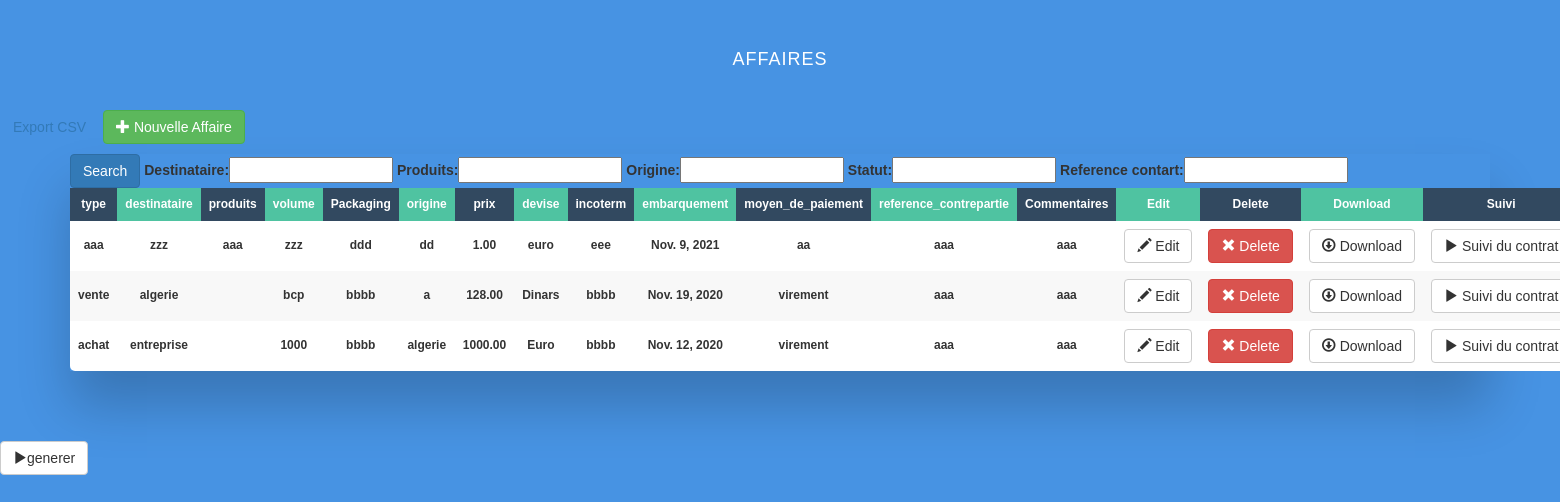
The app's page /affaires/affaires/ with its own data.
### affaires/models.py (models this page shows)
class Affaires(models.Model):
    type                   = models.CharField(max_length=120)
    destinataire           = models.CharField(max_length=120)
    produits               = models.TextField(blank=True, null=True)
    volume                 = models.CharField(max_length=120)
    packaging              = models.TextField(blank=True, null=True)
    origine                = models.CharField(max_length=120)
    prix                   = models.DecimalField(decimal_places=2, max_digits=1000000)
    devise                 = models.CharField(max_length=50)
    incoterm               = models.CharField(max_length=50)
    embarquement           = models.DateField()
    moyen_de_paiement      = models.CharField(max_length=50)
    reference_contrepartie = models.TextField(blank=True, null=True)
    commentaires           = models.TextField(blank=True, null=True)
    statut                 = models.TextField(blank=True, null=True)
    reference_contart      = models.CharField(max_length=50)

### affaires/views.py (the view)
# urls.py: url(r'^affaires/', include("affaires.urls")),
def affaires(request):
    obj = Affaires.objects.all()
    myFilter = AffairesFilter(request.GET, queryset=obj)
    obj = myFilter.qs
    return render(request, "affaires.html", {'Affaires': obj, 'myFilter': myFilter})

### affaires/templates/affaires.html (shortened to what this page needs)
<!DOCTYPE html>
<html lang="en">
<head>
<link rel="stylesheet" href="https://maxcdn.bootstrapcdn.com/bootstrap/3.4.1/css/bootstrap.min.css">
</head>
<body>
{% block content %}
<h2>Affaires</h2>
<a href="#" class="btn btn-secondary">Export CSV</a>
<button onclick="myFunction()" class="btn btn-success"><span class="glyphicon glyphicon-plus" aria-hidden="true"></span> Nouvelle Affaire</button>
<div class="table-wrapper">
<form method="get">
    <button class="btn btn-primary" type="submit">Search</button>
            {{ myFilter.form }}
</form>
    <table class="fl-table">
        <thead>
        <tr>
            <th> type </th>
            <th> destinataire </th>
            <th> produits </th>
            <th> volume </th>
            <th> Packaging </th>
            <th> origine </th>
            <th> prix </th>
            <th> devise </th>
            <th> incoterm </th>
            <th> embarquement </th>
            <th> moyen_de_paiement </th>
            <th> reference_contrepartie </th>
            <th> Commentaires </th>
            <th> Edit </th>
            <th> Delete </th>
            <th> Download </th>
            <th> Suivi </th>
        </tr>
        </thead>
        <tbody>
        {% for affaire in Affaires %}
        <tr>
            <th>  {{ affaire.type }} </th>
            <th>  {{ affaire.destinataire }} </th>
            <th>  {{ affaire.produits }} </th>
            <th>  {{ affaire.volume }} </th>
            <th>  {{ affaire.packaging }} </th>
            <th>  {{ affaire.origine }} </th>
            <th>  {{ affaire.prix }} </th>
            <th>  {{ affaire.devise }} </th>
            <th>  {{ affaire.incoterm }} </th>
            <th>  {{ affaire.embarquement }} </th>
            <th>  {{ affaire.moyen_de_paiement }} </th>
            <th>  {{ affaire.reference_contrepartie }} </th>
            <th>  {{ affaire.commentaires }} </th>
            <th><a href="{% url 'edit_affaires' id=affaire.id %}"><button type="button" class="btn btn-default"><span class="glyphicon glyphicon-pencil" aria-hidden="true"></span> Edit</button></a></th>
            <th><a href="{% url 'delete_affaires' id=affaire.id %}"><button type="button" class="btn btn-danger"><span class="glyphicon glyphicon-remove" aria-hidden="true"></span> Delete</button></a></th>
            <th><a href="{% url 'export-pdf' id=affaire.id %}"><button type="button" class="btn btn-default"><span class="glyphicon glyphicon-download" aria-hidden="true"></span> Download</button></a></th>
            <th><a href="{% url 'upload' id=affaire.id %}"><button type="button" class="btn btn-default"><span class="glyphicon glyphicon-play" aria-hidden="true"></span> Suivi du contrat</button></a></th>
            </tr>
        {% endfor %}
    </table>
</div>
<a href="{% url 'generate_contrat' %}"><button type="button" class="btn btn-default"><span class="glyphicon glyphicon-play" aria-hidden="true"></span>generer</button></a>
{% endblock %}
</body>
</html>

### affaires/templates/affaires.html (style rules this page uses)
* { box-sizing: border-box; -webkit-box-sizing: border-box; -moz-box-sizing: border-box; }
body { font-family: Helvetica; -webkit-font-smoothing: antialiased; background: rgba( 71, 147, 227, 1); }
h2 { text-align: center; font-size: 18px; text-transform: uppercase; letter-spacing: 1px; color: white; padding: 30px 0; }
.table-wrapper { margin: 10px 70px 70px; box-shadow: 0px 35px 50px rgba( 0, 0, 0, 0.2 ); }
.fl-table { border-radius: 5px; font-size: 12px; font-weight: normal; border: none; border-collapse: collapse; width: 100%; max-width: 100%; white-space: nowrap; background-color: white; }
.fl-table td, .fl-table th { text-align: center; padding: 8px; }
.fl-table thead th { color: #ffffff; background: #4FC3A1; }
.fl-table thead th:nth-child(odd) { color: #ffffff; background: #324960; }
.fl-table tr:nth-child(even) { background: #F8F8F8; }

### records on screen
Affaires: type "aaa", destinataire "zzz", produits "aaa", volume "zzz", packaging "ddd", origine "dd", prix "1.00", devise "euro", incoterm "eee", embarquement "Nov. 9, 2021", moyen_de_paiement "aa", reference_contrepartie "aaa", commentaires "aaa"
Affaires: type "vente", destinataire "algerie", volume "bcp", packaging "bbbb", origine "a", prix "128.00", devise "Dinars", incoterm "bbbb", embarquement "Nov. 19, 2020", moyen_de_paiement "virement", reference_contrepartie "aaa", commentaires "aaa"
Affaires: type "achat", destinataire "entreprise", volume "1000", packaging "bbbb", origine "algerie", prix "1000.00", devise "Euro", incoterm "bbbb", embarquement "Nov. 12, 2020", moyen_de_paiement "virement", reference_contrepartie "aaa", commentaires "aaa"
